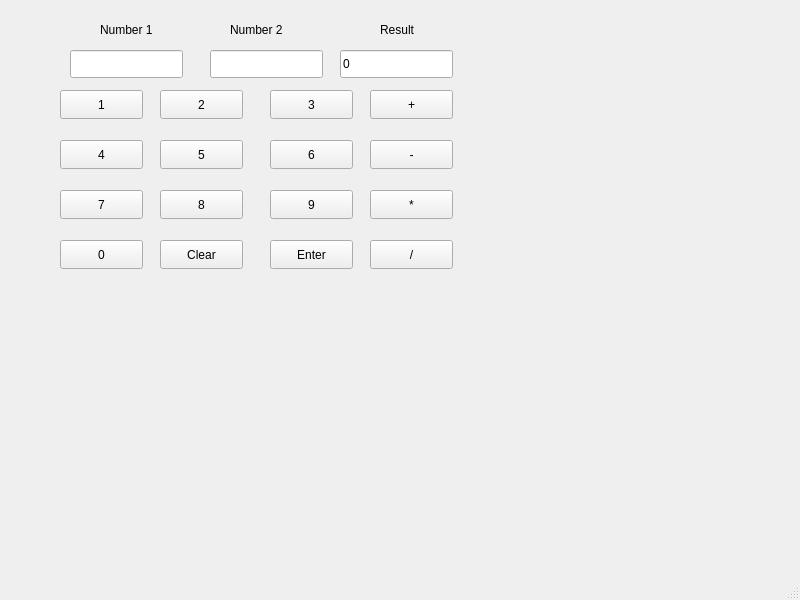
<?xml version="1.0" encoding="UTF-8"?>
<ui version="4.0">
 <class>MainWindow</class>
 <widget class="QMainWindow" name="MainWindow">
  <property name="geometry">
   <rect>
    <x>0</x>
    <y>0</y>
    <width>800</width>
    <height>600</height>
   </rect>
  </property>
  <property name="windowTitle">
   <string>MainWindow</string>
  </property>
  <widget class="QWidget" name="centralwidget">
   <widget class="QLineEdit" name="num1">
    <property name="geometry">
     <rect>
      <x>70</x>
      <y>50</y>
      <width>113</width>
      <height>28</height>
     </rect>
    </property>
   </widget>
   <widget class="QLineEdit" name="num2">
    <property name="geometry">
     <rect>
      <x>210</x>
      <y>50</y>
      <width>113</width>
      <height>28</height>
     </rect>
    </property>
   </widget>
   <widget class="QLineEdit" name="result">
    <property name="geometry">
     <rect>
      <x>340</x>
      <y>50</y>
      <width>113</width>
      <height>28</height>
     </rect>
    </property>
    <property name="text">
     <string>0</string>
    </property>
   </widget>
   <widget class="QPushButton" name="N1">
    <property name="geometry">
     <rect>
      <x>60</x>
      <y>90</y>
      <width>83</width>
      <height>29</height>
     </rect>
    </property>
    <property name="text">
     <string>1</string>
    </property>
   </widget>
   <widget class="QPushButton" name="N2">
    <property name="geometry">
     <rect>
      <x>160</x>
      <y>90</y>
      <width>83</width>
      <height>29</height>
     </rect>
    </property>
    <property name="text">
     <string>2</string>
    </property>
   </widget>
   <widget class="QPushButton" name="N3">
    <property name="geometry">
     <rect>
      <x>270</x>
      <y>90</y>
      <width>83</width>
      <height>29</height>
     </rect>
    </property>
    <property name="text">
     <string>3</string>
    </property>
   </widget>
   <widget class="QPushButton" name="N4">
    <property name="geometry">
     <rect>
      <x>60</x>
      <y>140</y>
      <width>83</width>
      <height>29</height>
     </rect>
    </property>
    <property name="text">
     <string>4</string>
    </property>
   </widget>
   <widget class="QPushButton" name="N5">
    <property name="geometry">
     <rect>
      <x>160</x>
      <y>140</y>
      <width>83</width>
      <height>29</height>
     </rect>
    </property>
    <property name="text">
     <string>5</string>
    </property>
   </widget>
   <widget class="QPushButton" name="N6">
    <property name="geometry">
     <rect>
      <x>270</x>
      <y>140</y>
      <width>83</width>
      <height>29</height>
     </rect>
    </property>
    <property name="text">
     <string>6</string>
    </property>
   </widget>
   <widget class="QPushButton" name="N7">
    <property name="geometry">
     <rect>
      <x>60</x>
      <y>190</y>
      <width>83</width>
      <height>29</height>
     </rect>
    </property>
    <property name="text">
     <string>7</string>
    </property>
   </widget>
   <widget class="QPushButton" name="N8">
    <property name="geometry">
     <rect>
      <x>160</x>
      <y>190</y>
      <width>83</width>
      <height>29</height>
     </rect>
    </property>
    <property name="text">
     <string>8</string>
    </property>
   </widget>
   <widget class="QPushButton" name="N9">
    <property name="geometry">
     <rect>
      <x>270</x>
      <y>190</y>
      <width>83</width>
      <height>29</height>
     </rect>
    </property>
    <property name="text">
     <string>9</string>
    </property>
   </widget>
   <widget class="QLabel" name="label">
    <property name="geometry">
     <rect>
      <x>100</x>
      <y>20</y>
      <width>71</width>
      <height>20</height>
     </rect>
    </property>
    <property name="text">
     <string>Number 1</string>
    </property>
   </widget>
   <widget class="QLabel" name="label_2">
    <property name="geometry">
     <rect>
      <x>230</x>
      <y>20</y>
      <width>81</width>
      <height>20</height>
     </rect>
    </property>
    <property name="text">
     <string>Number 2</string>
    </property>
   </widget>
   <widget class="QLabel" name="label_3">
    <property name="geometry">
     <rect>
      <x>380</x>
      <y>20</y>
      <width>63</width>
      <height>20</height>
     </rect>
    </property>
    <property name="text">
     <string>Result</string>
    </property>
   </widget>
   <widget class="QPushButton" name="N0">
    <property name="geometry">
     <rect>
      <x>60</x>
      <y>240</y>
      <width>83</width>
      <height>29</height>
     </rect>
    </property>
    <property name="text">
     <string>0</string>
    </property>
   </widget>
   <widget class="QPushButton" name="clear">
    <property name="geometry">
     <rect>
      <x>160</x>
      <y>240</y>
      <width>83</width>
      <height>29</height>
     </rect>
    </property>
    <property name="text">
     <string>Clear</string>
    </property>
   </widget>
   <widget class="QPushButton" name="enter">
    <property name="geometry">
     <rect>
      <x>270</x>
      <y>240</y>
      <width>83</width>
      <height>29</height>
     </rect>
    </property>
    <property name="text">
     <string>Enter</string>
    </property>
   </widget>
   <widget class="QPushButton" name="add">
    <property name="geometry">
     <rect>
      <x>370</x>
      <y>90</y>
      <width>83</width>
      <height>29</height>
     </rect>
    </property>
    <property name="text">
     <string>+</string>
    </property>
   </widget>
   <widget class="QPushButton" name="sub">
    <property name="geometry">
     <rect>
      <x>370</x>
      <y>140</y>
      <width>83</width>
      <height>29</height>
     </rect>
    </property>
    <property name="text">
     <string>-</string>
    </property>
   </widget>
   <widget class="QPushButton" name="mul">
    <property name="geometry">
     <rect>
      <x>370</x>
      <y>190</y>
      <width>83</width>
      <height>29</height>
     </rect>
    </property>
    <property name="text">
     <string>*</string>
    </property>
   </widget>
   <widget class="QPushButton" name="div">
    <property name="geometry">
     <rect>
      <x>370</x>
      <y>240</y>
      <width>83</width>
      <height>29</height>
     </rect>
    </property>
    <property name="text">
     <string>/</string>
    </property>
   </widget>
  </widget>
  <widget class="QMenuBar" name="menubar">
   <property name="geometry">
    <rect>
     <x>0</x>
     <y>0</y>
     <width>800</width>
     <height>25</height>
    </rect>
   </property>
  </widget>
  <widget class="QStatusBar" name="statusbar"/>
 </widget>
 <resources/>
 <connections/>
</ui>
